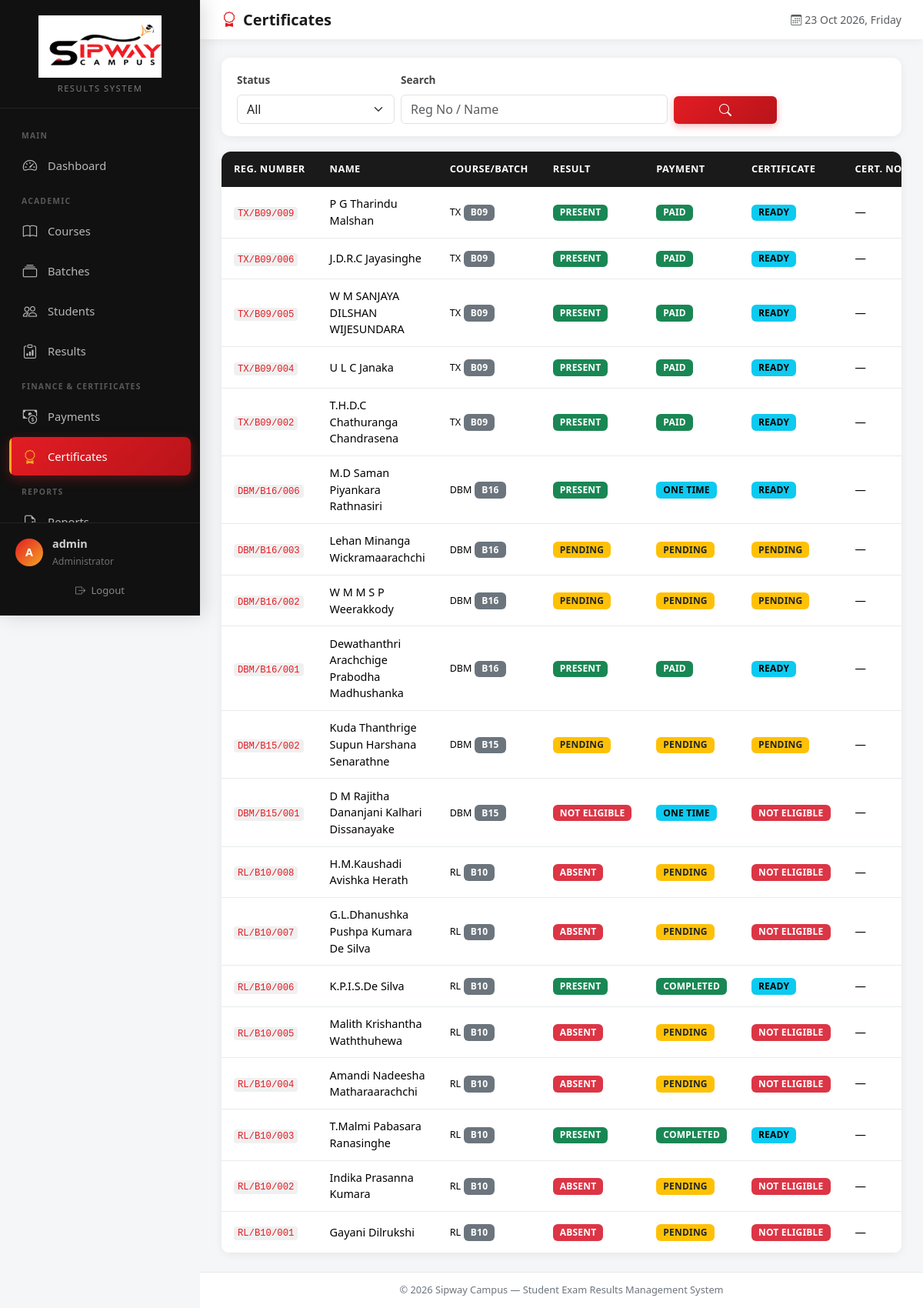
The app's page /admin/certificates.php (signed in) with its own data.
### tables this page shows
CREATE TABLE IF NOT EXISTS students (
    id INT AUTO_INCREMENT PRIMARY KEY,
    registration_number VARCHAR(50) NOT NULL UNIQUE,
    full_name VARCHAR(150) NOT NULL,
    phone VARCHAR(30) NULL,
    phone2 VARCHAR(30) NULL,
    address TEXT NULL,
    batch_id INT NOT NULL,
    is_active TINYINT(1) DEFAULT 1,
    created_at TIMESTAMP DEFAULT CURRENT_TIMESTAMP,
    updated_at TIMESTAMP DEFAULT CURRENT_TIMESTAMP ON UPDATE CURRENT_TIMESTAMP,
    FOREIGN KEY (batch_id) REFERENCES batches(id) ON DELETE CASCADE,
    INDEX idx_reg (registration_number),
    INDEX idx_name (full_name),
    INDEX idx_phone (phone)
);

CREATE TABLE IF NOT EXISTS courses (
    id INT AUTO_INCREMENT PRIMARY KEY,
    course_code VARCHAR(20) NOT NULL UNIQUE,
    course_name VARCHAR(150) NOT NULL,
    description TEXT,
    is_active TINYINT(1) DEFAULT 1,
    created_at TIMESTAMP DEFAULT CURRENT_TIMESTAMP,
    updated_at TIMESTAMP DEFAULT CURRENT_TIMESTAMP ON UPDATE CURRENT_TIMESTAMP
);

CREATE TABLE IF NOT EXISTS batches (
    id INT AUTO_INCREMENT PRIMARY KEY,
    course_id INT NOT NULL,
    batch_code VARCHAR(30) NOT NULL,
    batch_name VARCHAR(100) NOT NULL,
    start_date DATE NULL,
    end_date DATE NULL,
    is_active TINYINT(1) DEFAULT 1,
    created_at TIMESTAMP DEFAULT CURRENT_TIMESTAMP,
    updated_at TIMESTAMP DEFAULT CURRENT_TIMESTAMP ON UPDATE CURRENT_TIMESTAMP,
    FOREIGN KEY (course_id) REFERENCES courses(id) ON DELETE CASCADE,
    UNIQUE KEY unique_batch (course_id, batch_code)
);

CREATE TABLE IF NOT EXISTS results (
    id INT AUTO_INCREMENT PRIMARY KEY,
    student_id INT NOT NULL,
    assignment1 DECIMAL(5,2) NULL DEFAULT NULL COMMENT '1st Assignment marks',
    assignment2 DECIMAL(5,2) NULL DEFAULT NULL COMMENT '2nd Assignment marks',
    final_exam DECIMAL(5,2) NULL DEFAULT NULL COMMENT 'Final exam marks',
    full_marks DECIMAL(5,2) NULL DEFAULT NULL COMMENT 'Total / Full marks',
    marks_percentage DECIMAL(5,2) NULL DEFAULT NULL COMMENT 'Percentage if used',
    result_status ENUM('PRESENT','ABSENT','PENDING','NOT_ELIGIBLE') DEFAULT 'PENDING',
    remarks TEXT NULL,
    exam_date DATE NULL,
    entered_by VARCHAR(50) DEFAULT 'admin',
    created_at TIMESTAMP DEFAULT CURRENT_TIMESTAMP,
    updated_at TIMESTAMP DEFAULT CURRENT_TIMESTAMP ON UPDATE CURRENT_TIMESTAMP,
    FOREIGN KEY (student_id) REFERENCES students(id) ON DELETE CASCADE,
    UNIQUE KEY unique_student_result (student_id)
);

CREATE TABLE IF NOT EXISTS certificates (
    id INT AUTO_INCREMENT PRIMARY KEY,
    student_id INT NOT NULL,
    certificate_status ENUM('ISSUED','PENDING','NOT_ELIGIBLE','READY') DEFAULT 'PENDING',
    issue_date DATE NULL,
    certificate_number VARCHAR(50) NULL,
    notes TEXT NULL,
    updated_by VARCHAR(50) DEFAULT 'admin',
    created_at TIMESTAMP DEFAULT CURRENT_TIMESTAMP,
    updated_at TIMESTAMP DEFAULT CURRENT_TIMESTAMP ON UPDATE CURRENT_TIMESTAMP,
    FOREIGN KEY (student_id) REFERENCES students(id) ON DELETE CASCADE,
    UNIQUE KEY unique_student_cert (student_id)
);

### admin/certificates.php (the view, shortened to what this page needs)
<?php
require_once __DIR__ . '/../includes/auth.php';
$conn = getConnection();
$search = trim($_GET['q'] ?? '');
$sql = "
    SELECT s.id AS student_id, s.registration_number, s.full_name,
           b.batch_code, c.course_code, c.course_name,
           r.result_status, r.full_marks, r.marks_percentage,
           p.payment_status,
           cert.certificate_status, cert.certificate_number, cert.issue_date, cert.notes
    FROM students s
    JOIN batches b ON s.batch_id = b.id
    JOIN courses c ON b.course_id = c.id
    LEFT JOIN results r ON s.id = r.student_id
    LEFT JOIN payments p ON s.id = p.student_id
    LEFT JOIN certificates cert ON s.id = cert.student_id
    WHERE s.is_active = 1
";
$sql .= " ORDER BY s.id DESC";
$rows = $conn->query($sql);
require_once __DIR__ . '/../includes/header.php';
?>
<div class="filter-bar">
    <form method="GET" class="row g-2 align-items-end">
        <div class="col-md-3">
            <label class="form-label">Status</label>
            <select name="status" class="form-select" onchange="this.form.submit()">
                <option value="">All</option>
            </select>
        </div>
        <div class="col-md-5">
            <label class="form-label">Search</label>
            <input type="text" name="q" class="form-control" value="<?php echo sanitize($search); ?>" placeholder="Reg No / Name">
        </div>
        <div class="col-md-2">
            <button type="submit" class="btn btn-primary w-100"><i class="bi bi-search"></i></button>
        </div>
    </form>
</div>
<div class="card table-card">
    <div class="table-responsive">
        <table class="table table-hover mb-0">
            <thead>
                <tr>
                    <th>Reg. Number</th>
                    <th>Name</th>
                    <th>Course/Batch</th>
                    <th>Result</th>
                    <th>Payment</th>
                    <th>Certificate</th>
                    <th>Cert. No</th>
                </tr>
            </thead>
            <tbody>
                <?php if ($rows->num_rows > 0): while ($row = $rows->fetch_assoc()): ?>
                <tr>
                    <td><code><?php echo sanitize($row['registration_number']); ?></code></td>
                    <td><?php echo sanitize($row['full_name']); ?></td>
                    <td><small><?php echo sanitize($row['course_code']); ?></small> <span class="badge bg-secondary"><?php echo sanitize($row['batch_code']); ?></span></td>
                    <td><?php echo $row['result_status'] ? statusBadge($row['result_status']) : '—'; ?></td>
                    <td><?php echo $row['payment_status'] ? statusBadge($row['payment_status']) : '—'; ?></td>
                    <td><?php echo $row['certificate_status'] ? statusBadge($row['certificate_status']) : statusBadge('PENDING'); ?></td>
                    <td><?php echo sanitize($row['certificate_number'] ?: '—'); ?></td>
                </tr>
                <?php endwhile; else: ?>
                <tr><td colspan="8" class="text-center text-muted py-5">No records</td></tr>
                <?php endif; ?>
            </tbody>
        </table>
    </div>
</div>
<?php require_once __DIR__ . '/../includes/footer.php'; ?>

### includes/auth.php (shortened to what this page needs)
<?php
function sanitize($data) {
    return htmlspecialchars(trim($data), ENT_QUOTES, 'UTF-8');
}
function statusBadge($status) {
    $map = [
        'PRESENT'       => 'badge-success',
        'ABSENT'        => 'badge-danger',
        'PENDING'       => 'badge-warning',
        'NOT_ELIGIBLE'  => 'badge-danger',
        'PAID'          => 'badge-success',
        'ONE_TIME'      => 'badge-info',
        'COMPLETED'     => 'badge-success',
        'NOT_PAID'      => 'badge-danger',
        'CONVA_PAY'     => 'badge-primary',
        'ISSUED'        => 'badge-success',
        'READY'         => 'badge-info',
    ];
    $class = $map[$status] ?? 'badge-secondary';
    $label = str_replace('_', ' ', $status);
    return '<span class="badge ' . $class . '">' . $label . '</span>';
}
?>

### assets/css/style.css (style rules this page uses)
:root { --primary: #1a1a1a; --primary-dark: #0d0d0d; --accent-red: #e31c23; --accent-red-dark: #b8141a; --accent-orange: #f5a623; --accent-orange-light: #ffc04d; --sidebar-width: 260px; --sidebar-bg: #111111; --sidebar-hover: #1f1f1f; --body-bg: #f5f6f8; --card-bg: #ffffff; --text-main: #222; --text-muted: #6c757d; --success: #198754; --danger: #dc3545; --warning: #ffc107; --info: #0dcaf0; --border: #e8eaed; --shadow: 0 2px 12px rgba(0,0,0,0.06); --shadow-lg: 0 8px 30px rgba(0,0,0,0.1); --radius: 12px; --transition: all 0.25s cubic-bezier(0.4, 0, 0.2, 1); }
* { box-sizing: border-box; }
body { background-color: var(--body-bg); font-family: 'Segoe UI', system-ui, -apple-system, BlinkMacSystemFont, sans-serif; color: var(--text-main); margin: 0; min-height: 100vh; overflow-x: hidden; }
.table-card { border: none; border-radius: var(--radius); box-shadow: var(--shadow); overflow: hidden; background: var(--card-bg); animation: fadeInUp 0.4s ease; }
.table thead th { background: var(--primary); color: #fff; font-weight: 600; font-size: 0.8rem; text-transform: uppercase; letter-spacing: 0.4px; border: none; white-space: nowrap; padding: 0.85rem 1rem; }
.table tbody tr { transition: var(--transition); }
.table td { vertical-align: middle; font-size: 0.9rem; padding: 0.7rem 1rem; border-color: var(--border); }
.badge { font-weight: 600; padding: 0.4em 0.75em; font-size: 0.75rem; border-radius: 6px; letter-spacing: 0.2px; }
.badge-success { background-color: #198754 !important; }
.badge-danger { background-color: #dc3545 !important; }
.badge-warning { background-color: #ffc107 !important; color: #212529 !important; }
.badge-info { background-color: #0dcaf0 !important; color: #000 !important; }
.btn-primary { background: linear-gradient(135deg, var(--accent-red) 0%, var(--accent-red-dark) 100%); border: none; box-shadow: 0 3px 10px rgba(227, 28, 35, 0.3); transition: var(--transition); }
.form-label { font-weight: 600; font-size: 0.85rem; color: #444; }
.filter-bar { background: var(--card-bg); border-radius: var(--radius); padding: 1rem 1.25rem; box-shadow: var(--shadow); margin-bottom: 1.25rem; animation: fadeInUp 0.35s ease; }
code { background: #f0f0f0; padding: 0.15em 0.4em; border-radius: 4px; font-size: 0.85em; color: var(--accent-red); }

### records on screen
students: registration_number "TX/B09/009", full_name "P G Tharindu Malshan", courses.course_code "TX", batch.batch_code "B09", results.result_status "PRESENT PAID READY", certificates.certificate_number "—"
students: registration_number "TX/B09/006", full_name "J.D.R.C Jayasinghe", courses.course_code "TX", batch.batch_code "B09", results.result_status "PRESENT PAID READY", certificates.certificate_number "—"
students: registration_number "TX/B09/005", full_name "W M SANJAYA DILSHAN WIJESUNDARA", courses.course_code "TX", batch.batch_code "B09", results.result_status "PRESENT PAID READY", certificates.certificate_number "—"
students: registration_number "TX/B09/004", full_name "U L C Janaka", courses.course_code "TX", batch.batch_code "B09", results.result_status "PRESENT PAID READY", certificates.certificate_number "—"
students: registration_number "TX/B09/002", full_name "T.H.D.C Chathuranga Chandrasena", courses.course_code "TX", batch.batch_code "B09", results.result_status "PRESENT PAID READY", certificates.certificate_number "—"
students: registration_number "DBM/B16/006", full_name "M.D Saman Piyankara Rathnasiri", courses.course_code "DBM", batch.batch_code "B16", results.result_status "PRESENT ONE TIME READY", certificates.certificate_number "—"
students: registration_number "DBM/B16/003", full_name "Lehan Minanga Wickramaarachchi", courses.course_code "DBM", batch.batch_code "B16", results.result_status "PENDING PENDING PENDING", certificates.certificate_number "—"
students: registration_number "DBM/B16/002", full_name "W M M S P Weerakkody", courses.course_code "DBM", batch.batch_code "B16", results.result_status "PENDING PENDING PENDING", certificates.certificate_number "—"
students: registration_number "DBM/B16/001", full_name "Dewathanthri Arachchige Prabodha Madhushanka", courses.course_code "DBM", batch.batch_code "B16", results.result_status "PRESENT PAID READY", certificates.certificate_number "—"
students: registration_number "DBM/B15/002", full_name "Kuda Thanthrige Supun Harshana Senarathne", courses.course_code "DBM", batch.batch_code "B15", results.result_status "PENDING PENDING PENDING", certificates.certificate_number "—"
students: registration_number "DBM/B15/001", full_name "D M Rajitha Dananjani Kalhari Dissanayake", courses.course_code "DBM", batch.batch_code "B15", results.result_status "NOT ELIGIBLE ONE TIME NOT ELIGIBLE", certificates.certificate_number "—"
students: registration_number "RL/B10/008", full_name "H.M.Kaushadi Avishka Herath", courses.course_code "RL", batch.batch_code "B10", results.result_status "ABSENT PENDING NOT ELIGIBLE", certificates.certificate_number "—"
students: registration_number "RL/B10/007", full_name "G.L.Dhanushka Pushpa Kumara De Silva", courses.course_code "RL", batch.batch_code "B10", results.result_status "ABSENT PENDING NOT ELIGIBLE", certificates.certificate_number "—"
students: registration_number "RL/B10/006", full_name "K.P.I.S.De Silva", courses.course_code "RL", batch.batch_code "B10", results.result_status "PRESENT COMPLETED READY", certificates.certificate_number "—"
students: registration_number "RL/B10/005", full_name "Malith Krishantha Waththuhewa", courses.course_code "RL", batch.batch_code "B10", results.result_status "ABSENT PENDING NOT ELIGIBLE", certificates.certificate_number "—"
students: registration_number "RL/B10/004", full_name "Amandi Nadeesha Matharaarachchi", courses.course_code "RL", batch.batch_code "B10", results.result_status "ABSENT PENDING NOT ELIGIBLE", certificates.certificate_number "—"
students: registration_number "RL/B10/003", full_name "T.Malmi Pabasara Ranasinghe", courses.course_code "RL", batch.batch_code "B10", results.result_status "PRESENT COMPLETED READY", certificates.certificate_number "—"
students: registration_number "RL/B10/002", full_name "Indika Prasanna Kumara", courses.course_code "RL", batch.batch_code "B10", results.result_status "ABSENT PENDING NOT ELIGIBLE", certificates.certificate_number "—"
students: registration_number "RL/B10/001", full_name "Gayani Dilrukshi", courses.course_code "RL", batch.batch_code "B10", results.result_status "ABSENT PENDING NOT ELIGIBLE", certificates.certificate_number "—"

### other values on screen
substr(getAdminUsername(), 0, 1) "A"
getAdminUsername() "admin"
$title "Certificates"
